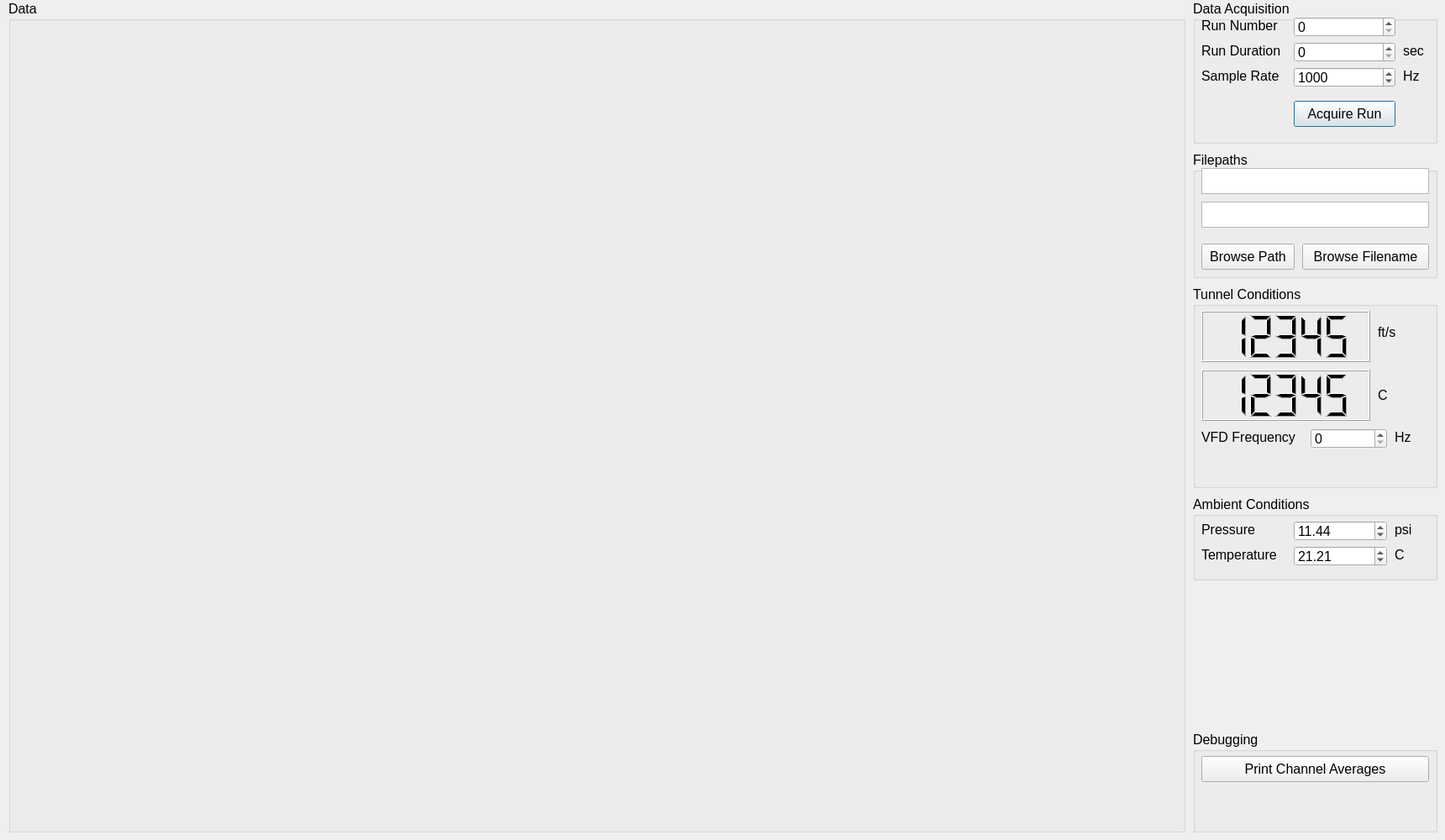
<?xml version="1.0" encoding="UTF-8"?>
<ui version="4.0">
 <class>Dialog</class>
 <widget class="QDialog" name="Dialog">
  <property name="geometry">
   <rect>
    <x>0</x>
    <y>0</y>
    <width>1720</width>
    <height>1000</height>
   </rect>
  </property>
  <property name="sizePolicy">
   <sizepolicy hsizetype="Fixed" vsizetype="Fixed">
    <horstretch>0</horstretch>
    <verstretch>0</verstretch>
   </sizepolicy>
  </property>
  <property name="windowTitle">
   <string>Dialog</string>
  </property>
  <widget class="QGroupBox" name="groupBox">
   <property name="geometry">
    <rect>
     <x>10</x>
     <y>0</y>
     <width>1401</width>
     <height>991</height>
    </rect>
   </property>
   <property name="sizePolicy">
    <sizepolicy hsizetype="Preferred" vsizetype="Preferred">
     <horstretch>0</horstretch>
     <verstretch>0</verstretch>
    </sizepolicy>
   </property>
   <property name="font">
    <font>
     <pointsize>12</pointsize>
     <bold>false</bold>
    </font>
   </property>
   <property name="title">
    <string>Data</string>
   </property>
   <widget class="PlotWidget" name="pw_plot1" native="true">
    <property name="geometry">
     <rect>
      <x>10</x>
      <y>20</y>
      <width>1381</width>
      <height>471</height>
     </rect>
    </property>
    <property name="font">
     <font>
      <pointsize>12</pointsize>
      <bold>false</bold>
     </font>
    </property>
   </widget>
   <widget class="PlotWidget" name="pw_plot2" native="true">
    <property name="geometry">
     <rect>
      <x>10</x>
      <y>510</y>
      <width>1381</width>
      <height>471</height>
     </rect>
    </property>
    <property name="font">
     <font>
      <pointsize>12</pointsize>
      <bold>false</bold>
     </font>
    </property>
   </widget>
  </widget>
  <widget class="QGroupBox" name="groupBox_2">
   <property name="geometry">
    <rect>
     <x>1420</x>
     <y>0</y>
     <width>291</width>
     <height>171</height>
    </rect>
   </property>
   <property name="font">
    <font>
     <pointsize>12</pointsize>
     <bold>false</bold>
    </font>
   </property>
   <property name="title">
    <string>Data Acquisition</string>
   </property>
   <widget class="QSpinBox" name="sb_runduration">
    <property name="geometry">
     <rect>
      <x>120</x>
      <y>50</y>
      <width>121</width>
      <height>24</height>
     </rect>
    </property>
    <property name="font">
     <font>
      <pointsize>12</pointsize>
      <bold>false</bold>
     </font>
    </property>
   </widget>
   <widget class="QLabel" name="label_5">
    <property name="geometry">
     <rect>
      <x>250</x>
      <y>50</y>
      <width>31</width>
      <height>21</height>
     </rect>
    </property>
    <property name="font">
     <font>
      <pointsize>12</pointsize>
      <bold>false</bold>
     </font>
    </property>
    <property name="text">
     <string>sec</string>
    </property>
   </widget>
   <widget class="QLabel" name="label_4">
    <property name="geometry">
     <rect>
      <x>10</x>
      <y>50</y>
      <width>111</width>
      <height>21</height>
     </rect>
    </property>
    <property name="font">
     <font>
      <pointsize>12</pointsize>
      <bold>false</bold>
     </font>
    </property>
    <property name="text">
     <string>Run Duration</string>
    </property>
   </widget>
   <widget class="QSpinBox" name="sb_runnumber">
    <property name="geometry">
     <rect>
      <x>120</x>
      <y>20</y>
      <width>121</width>
      <height>24</height>
     </rect>
    </property>
    <property name="font">
     <font>
      <pointsize>12</pointsize>
      <bold>false</bold>
     </font>
    </property>
    <property name="maximum">
     <number>99999</number>
    </property>
   </widget>
   <widget class="QLabel" name="label_3">
    <property name="geometry">
     <rect>
      <x>10</x>
      <y>20</y>
      <width>111</width>
      <height>21</height>
     </rect>
    </property>
    <property name="font">
     <font>
      <pointsize>12</pointsize>
      <bold>false</bold>
     </font>
    </property>
    <property name="text">
     <string>Run Number</string>
    </property>
   </widget>
   <widget class="QSpinBox" name="sb_samplerate">
    <property name="geometry">
     <rect>
      <x>120</x>
      <y>80</y>
      <width>121</width>
      <height>24</height>
     </rect>
    </property>
    <property name="font">
     <font>
      <pointsize>12</pointsize>
      <bold>false</bold>
     </font>
    </property>
    <property name="minimum">
     <number>100</number>
    </property>
    <property name="maximum">
     <number>100000</number>
    </property>
    <property name="singleStep">
     <number>100</number>
    </property>
    <property name="value">
     <number>1000</number>
    </property>
   </widget>
   <widget class="QLabel" name="label_6">
    <property name="geometry">
     <rect>
      <x>250</x>
      <y>80</y>
      <width>31</width>
      <height>21</height>
     </rect>
    </property>
    <property name="font">
     <font>
      <pointsize>12</pointsize>
      <bold>false</bold>
     </font>
    </property>
    <property name="text">
     <string>Hz</string>
    </property>
   </widget>
   <widget class="QLabel" name="label_7">
    <property name="geometry">
     <rect>
      <x>10</x>
      <y>80</y>
      <width>111</width>
      <height>21</height>
     </rect>
    </property>
    <property name="font">
     <font>
      <pointsize>12</pointsize>
      <bold>false</bold>
     </font>
    </property>
    <property name="text">
     <string>Sample Rate</string>
    </property>
   </widget>
   <widget class="QPushButton" name="pb_takedata">
    <property name="geometry">
     <rect>
      <x>120</x>
      <y>120</y>
      <width>121</width>
      <height>31</height>
     </rect>
    </property>
    <property name="font">
     <font>
      <pointsize>12</pointsize>
      <bold>false</bold>
     </font>
    </property>
    <property name="text">
     <string>Acquire Run</string>
    </property>
   </widget>
  </widget>
  <widget class="QGroupBox" name="groupBox_4">
   <property name="geometry">
    <rect>
     <x>1420</x>
     <y>180</y>
     <width>291</width>
     <height>151</height>
    </rect>
   </property>
   <property name="font">
    <font>
     <pointsize>12</pointsize>
     <bold>false</bold>
    </font>
   </property>
   <property name="title">
    <string>Filepaths</string>
   </property>
   <widget class="QPlainTextEdit" name="te_filepath">
    <property name="geometry">
     <rect>
      <x>10</x>
      <y>20</y>
      <width>271</width>
      <height>31</height>
     </rect>
    </property>
    <property name="font">
     <font>
      <pointsize>12</pointsize>
      <bold>false</bold>
     </font>
    </property>
   </widget>
   <widget class="QPlainTextEdit" name="te_filename">
    <property name="geometry">
     <rect>
      <x>10</x>
      <y>60</y>
      <width>271</width>
      <height>31</height>
     </rect>
    </property>
    <property name="font">
     <font>
      <pointsize>12</pointsize>
      <bold>false</bold>
     </font>
    </property>
   </widget>
   <widget class="QPushButton" name="pb_filepath">
    <property name="geometry">
     <rect>
      <x>10</x>
      <y>110</y>
      <width>111</width>
      <height>31</height>
     </rect>
    </property>
    <property name="font">
     <font>
      <pointsize>12</pointsize>
      <bold>false</bold>
     </font>
    </property>
    <property name="text">
     <string>Browse Path</string>
    </property>
   </widget>
   <widget class="QPushButton" name="pb_filename">
    <property name="geometry">
     <rect>
      <x>130</x>
      <y>110</y>
      <width>151</width>
      <height>31</height>
     </rect>
    </property>
    <property name="font">
     <font>
      <pointsize>12</pointsize>
      <bold>false</bold>
     </font>
    </property>
    <property name="text">
     <string>Browse Filename</string>
    </property>
   </widget>
  </widget>
  <widget class="QGroupBox" name="groupBox_5">
   <property name="geometry">
    <rect>
     <x>1420</x>
     <y>870</y>
     <width>291</width>
     <height>121</height>
    </rect>
   </property>
   <property name="font">
    <font>
     <pointsize>12</pointsize>
     <bold>false</bold>
    </font>
   </property>
   <property name="title">
    <string>Debugging</string>
   </property>
   <widget class="QPushButton" name="pb_printchannelaverages">
    <property name="geometry">
     <rect>
      <x>10</x>
      <y>30</y>
      <width>271</width>
      <height>31</height>
     </rect>
    </property>
    <property name="font">
     <font>
      <pointsize>12</pointsize>
      <bold>false</bold>
     </font>
    </property>
    <property name="text">
     <string>Print Channel Averages</string>
    </property>
    <property name="checkable">
     <bool>true</bool>
    </property>
   </widget>
  </widget>
  <widget class="QGroupBox" name="groupBox_3">
   <property name="geometry">
    <rect>
     <x>1420</x>
     <y>340</y>
     <width>291</width>
     <height>241</height>
    </rect>
   </property>
   <property name="font">
    <font>
     <pointsize>12</pointsize>
     <bold>false</bold>
    </font>
   </property>
   <property name="title">
    <string>Tunnel Conditions</string>
   </property>
   <widget class="QLCDNumber" name="lcd_temp">
    <property name="geometry">
     <rect>
      <x>10</x>
      <y>100</y>
      <width>201</width>
      <height>61</height>
     </rect>
    </property>
    <property name="font">
     <font>
      <pointsize>12</pointsize>
      <bold>false</bold>
     </font>
    </property>
    <property name="value" stdset="0">
     <double>12345.000000000000000</double>
    </property>
   </widget>
   <widget class="QLCDNumber" name="lcd_windspeed">
    <property name="geometry">
     <rect>
      <x>10</x>
      <y>30</y>
      <width>201</width>
      <height>61</height>
     </rect>
    </property>
    <property name="font">
     <font>
      <pointsize>12</pointsize>
      <bold>false</bold>
     </font>
    </property>
    <property name="value" stdset="0">
     <double>12345.000000000000000</double>
    </property>
   </widget>
   <widget class="QLabel" name="label_10">
    <property name="geometry">
     <rect>
      <x>220</x>
      <y>40</y>
      <width>61</width>
      <height>31</height>
     </rect>
    </property>
    <property name="font">
     <font>
      <pointsize>12</pointsize>
      <bold>false</bold>
     </font>
    </property>
    <property name="text">
     <string>ft/s</string>
    </property>
   </widget>
   <widget class="QLabel" name="label_11">
    <property name="geometry">
     <rect>
      <x>220</x>
      <y>120</y>
      <width>61</width>
      <height>21</height>
     </rect>
    </property>
    <property name="font">
     <font>
      <pointsize>12</pointsize>
      <bold>false</bold>
     </font>
    </property>
    <property name="text">
     <string>C</string>
    </property>
   </widget>
   <widget class="QLabel" name="label_9">
    <property name="geometry">
     <rect>
      <x>10</x>
      <y>170</y>
      <width>121</width>
      <height>21</height>
     </rect>
    </property>
    <property name="font">
     <font>
      <pointsize>12</pointsize>
      <bold>false</bold>
     </font>
    </property>
    <property name="text">
     <string>VFD Frequency</string>
    </property>
   </widget>
   <widget class="QLabel" name="label_13">
    <property name="geometry">
     <rect>
      <x>240</x>
      <y>170</y>
      <width>31</width>
      <height>21</height>
     </rect>
    </property>
    <property name="font">
     <font>
      <pointsize>12</pointsize>
      <bold>false</bold>
     </font>
    </property>
    <property name="text">
     <string>Hz</string>
    </property>
   </widget>
   <widget class="QDoubleSpinBox" name="sb_vfdfreq">
    <property name="geometry">
     <rect>
      <x>140</x>
      <y>170</y>
      <width>91</width>
      <height>24</height>
     </rect>
    </property>
    <property name="font">
     <font>
      <pointsize>12</pointsize>
      <bold>false</bold>
     </font>
    </property>
    <property name="decimals">
     <number>0</number>
    </property>
    <property name="maximum">
     <double>60.000000000000000</double>
    </property>
    <property name="singleStep">
     <double>5.000000000000000</double>
    </property>
    <property name="value">
     <double>0.000000000000000</double>
    </property>
   </widget>
  </widget>
  <widget class="QGroupBox" name="groupBox_6">
   <property name="geometry">
    <rect>
     <x>1420</x>
     <y>590</y>
     <width>291</width>
     <height>101</height>
    </rect>
   </property>
   <property name="font">
    <font>
     <pointsize>12</pointsize>
     <bold>false</bold>
    </font>
   </property>
   <property name="title">
    <string>Ambient Conditions</string>
   </property>
   <widget class="QDoubleSpinBox" name="sb_ptot">
    <property name="geometry">
     <rect>
      <x>120</x>
      <y>30</y>
      <width>111</width>
      <height>24</height>
     </rect>
    </property>
    <property name="font">
     <font>
      <pointsize>12</pointsize>
      <bold>false</bold>
     </font>
    </property>
    <property name="decimals">
     <number>2</number>
    </property>
    <property name="maximum">
     <double>14.000000000000000</double>
    </property>
    <property name="singleStep">
     <double>0.010000000000000</double>
    </property>
    <property name="value">
     <double>11.440000000000000</double>
    </property>
   </widget>
   <widget class="QLabel" name="label_16">
    <property name="geometry">
     <rect>
      <x>240</x>
      <y>30</y>
      <width>31</width>
      <height>21</height>
     </rect>
    </property>
    <property name="font">
     <font>
      <pointsize>12</pointsize>
      <bold>false</bold>
     </font>
    </property>
    <property name="text">
     <string>psi</string>
    </property>
   </widget>
   <widget class="QLabel" name="label_17">
    <property name="geometry">
     <rect>
      <x>10</x>
      <y>30</y>
      <width>111</width>
      <height>21</height>
     </rect>
    </property>
    <property name="font">
     <font>
      <pointsize>12</pointsize>
      <bold>false</bold>
     </font>
    </property>
    <property name="text">
     <string>Pressure</string>
    </property>
   </widget>
   <widget class="QLabel" name="label_18">
    <property name="geometry">
     <rect>
      <x>10</x>
      <y>60</y>
      <width>111</width>
      <height>21</height>
     </rect>
    </property>
    <property name="font">
     <font>
      <pointsize>12</pointsize>
      <bold>false</bold>
     </font>
    </property>
    <property name="text">
     <string>Temperature</string>
    </property>
   </widget>
   <widget class="QLabel" name="label_19">
    <property name="geometry">
     <rect>
      <x>240</x>
      <y>60</y>
      <width>31</width>
      <height>21</height>
     </rect>
    </property>
    <property name="font">
     <font>
      <pointsize>12</pointsize>
      <bold>false</bold>
     </font>
    </property>
    <property name="text">
     <string>C</string>
    </property>
   </widget>
   <widget class="QDoubleSpinBox" name="sb_ttot">
    <property name="geometry">
     <rect>
      <x>120</x>
      <y>60</y>
      <width>111</width>
      <height>24</height>
     </rect>
    </property>
    <property name="font">
     <font>
      <pointsize>12</pointsize>
      <bold>false</bold>
     </font>
    </property>
    <property name="decimals">
     <number>2</number>
    </property>
    <property name="maximum">
     <double>70.000000000000000</double>
    </property>
    <property name="singleStep">
     <double>0.010000000000000</double>
    </property>
    <property name="value">
     <double>21.210000000000001</double>
    </property>
   </widget>
  </widget>
 </widget>
 <customwidgets>
  <customwidget>
   <class>PlotWidget</class>
   <extends>QWidget</extends>
   <header>pyqtgraph</header>
   <container>1</container>
  </customwidget>
 </customwidgets>
 <resources/>
 <connections/>
</ui>
